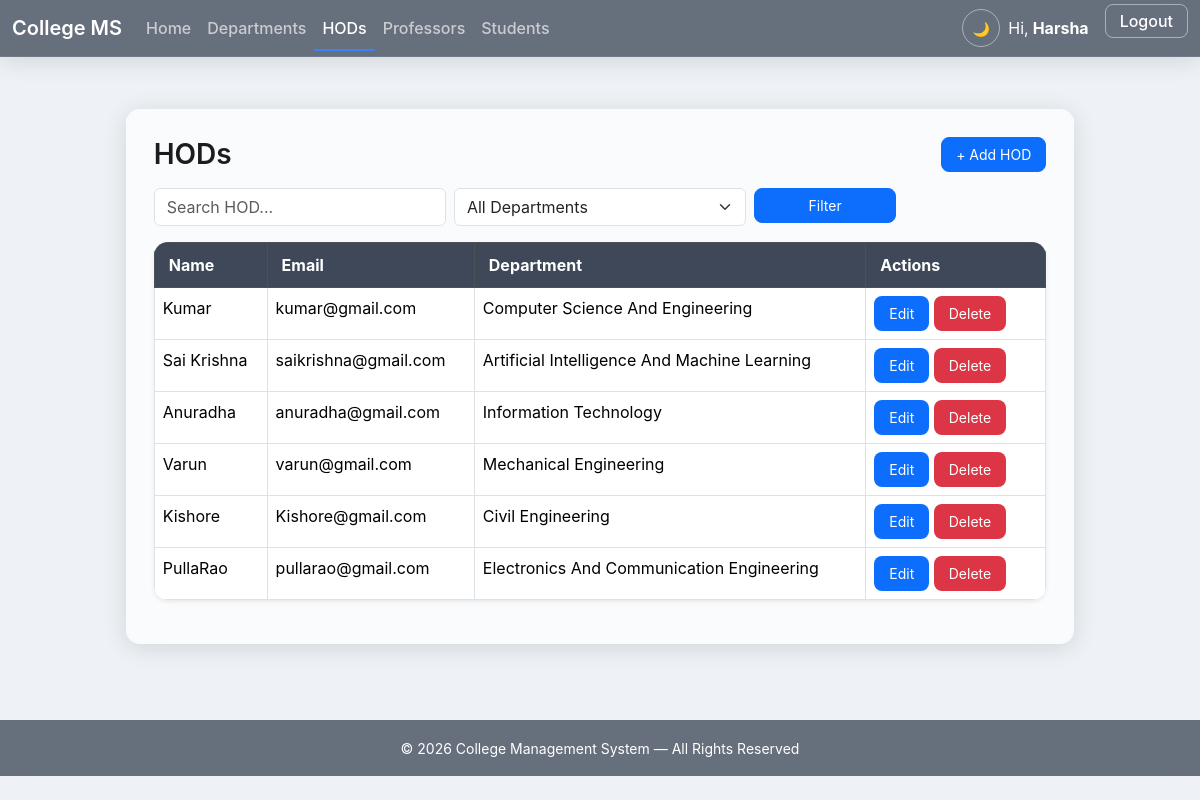
/hods/ (signed in), run on an earlier commit of the app's database.
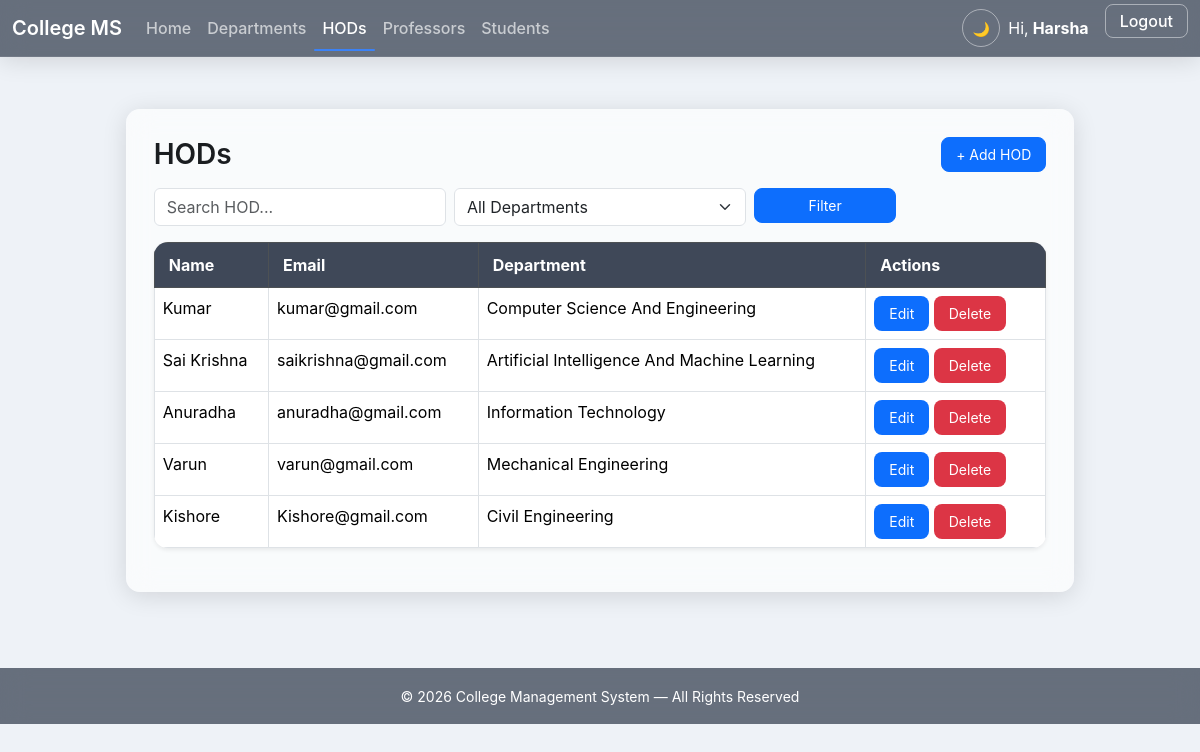
And on a later commit of the database.
### app1/models.py (models this page shows, shortened)
class HOD(models.Model):
    department = models.OneToOneField(Department,on_delete=models.CASCADE,related_name='hod')
    name = models.CharField(max_length=100)
    email = models.EmailField(unique=True)

class Department(models.Model):
    name = models.CharField(max_length=100, unique=True)
    code = models.CharField(max_length=10, unique=True)

### app1/views.py (the view)
# urls.py: path('hods/', views.hod_list, name='hod_list'),
@login_required
def hod_list(request):
    qs = HOD.objects.all().order_by('id')
    paginator = Paginator(qs, 10)
    page = request.GET.get('page')
    data = paginator.get_page(page)
    return render(request, 'frontend_app1/hod_list.html', {'data': data})

### templates/frontend_app1/hod_list.html (shortened to what this page needs)
{% extends 'base.html' %}
{% block content %}
<div class="table-page page-fade">
    <div class="d-flex justify-content-between align-items-center mb-3">
        <h3 class="fw-semibold m-0">HODs</h3>
        <a href="{% url 'add_hod' %}" class="btn btn-primary btn-sm">
            + Add HOD
        </a>
    </div>
    <form method="get" class="row g-2 mb-3">
        <div class="col-md-4">
            <input type="text" name="search" value="{{ request.GET.search }}"
                   class="form-control" placeholder="Search HOD...">
        </div>
        <div class="col-md-4">
            <select name="department" class="form-select">
                <option value="">All Departments</option>
            </select>
        </div>
        <div class="col-md-2">
            <button class="btn btn-primary w-100">Filter</button>
        </div>
    </form>
    <table class="table table-bordered table-hover bg-white shadow-sm">
        <thead class="table-dark">
            <tr>
                <th>Name</th>
                <th>Email</th>
                <th>Department</th>
                <th style="width:180px;">Actions</th>
            </tr>
        </thead>
        <tbody>
        {% for x in data %}
            <tr>
                <td>{{ x.name }}</td>
                <td>{{ x.email }}</td>
                <td>{{ x.department.name }}</td>
                <td>
                    <a href="{% url 'confirm_edit_hod' x.id %}" class="btn btn-edit btn-sm">Edit</a>
                    <a href="{% url 'delete_hod' x.id %}" class="btn btn-delete btn-sm">Delete</a>
                </td>
            </tr>
        {% empty %}
            <tr><td colspan="4" class="text-center text-muted">No HODs found.</td></tr>
        {% endfor %}
        </tbody>
    </table>
</div>
{% endblock %}

What changed in the data, as far as the page shows it:
removed HOD: name "PullaRao", email "pullarao@gmail.com", department.name "Electronics And Communication Engineering"
